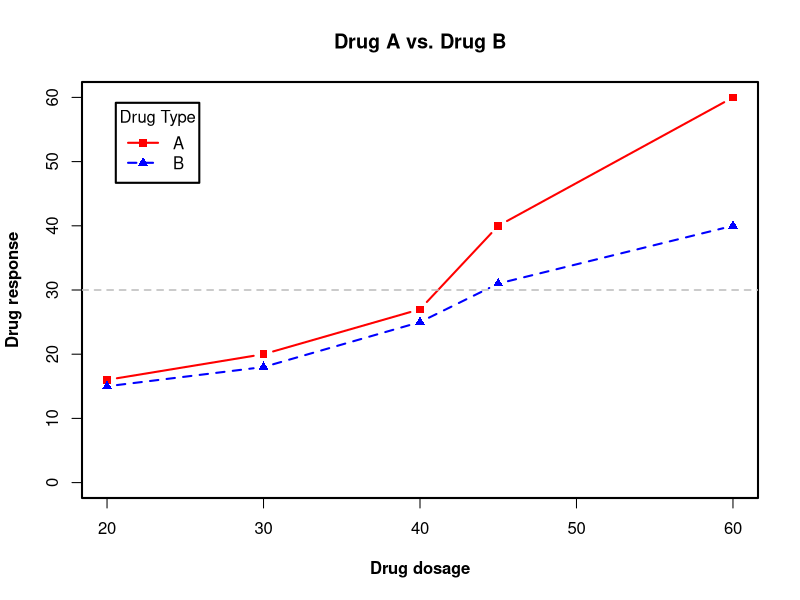

Recreate this plot in R. (Note: this script raises an error after producing the figure.)
rm(list = ls() )
dose <- c(20,30,40,45,60)
drugA <- c(16,20,27,40,60)
drugB <- c(15,18,25,31,40)

opar <- par(no.readonly =TRUE)
#保存默认图形参数
par(lwd=2, cex=1, font.lab=2)
#设置线条宽度，比例，坐标轴字体
plot(dose, drugA, type="b",
     pch=15, lty=1, col="red", ylim=c(0, 60),
     main = "Drug A vs. Drug B",
     xlab="Drug dosage", ylab="Drug response")
#输出图形1
lines(dose, drugB, type="b",pch=17,lty=2,col="blue")
#在同一个坐标轴画图形2
abline(h=c(30), lwd=1.5, lty =2, col="gray")
#画线

legend("topleft", inset=.05,title="Drug Type",c("A","B"), lty=c(1,2),pch=c(15,17),col=c("red","blue"))
输出图例
par(opar)
#恢复为默认图形参数

    